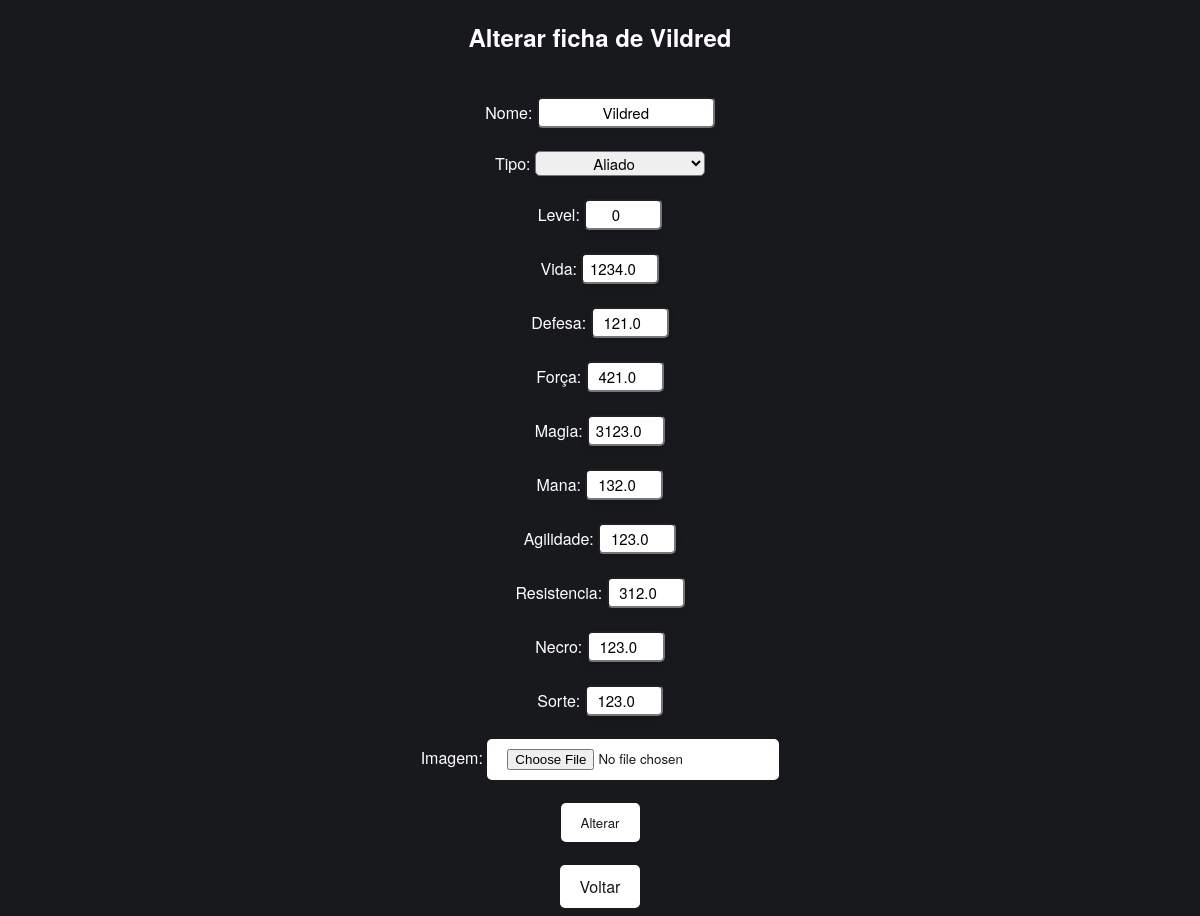
Screenshot of /master/atualizar/7 with the database file from the repository.
### Battle_Control/models.py (models this page shows, shortened)
class Personagem(models.Model):
    Tipo_Personagem = [
        ('Aliado', 'Aliado'),
        ('Inimigo', 'Inimigo'),
    ]
    nome = models.CharField(max_length=20)
    tipo = models.CharField(max_length=10, choices=Tipo_Personagem, default='Aliado')
    level = models.IntegerField(validators=[MinValueValidator(0), MaxValueValidator(999)])
    vida = models.DecimalField(max_digits=5, decimal_places=1)
    defesa = models.DecimalField(max_digits=5, decimal_places=1)
    armadura = models.DecimalField(max_digits=5, decimal_places=1)
    força = models.DecimalField(max_digits=5, decimal_places=1)
    magia = models.DecimalField(max_digits=5, decimal_places=1)
    mana = models.DecimalField(max_digits=5, decimal_places=1)
    agilidade = models.DecimalField(max_digits=5, decimal_places=1)
    resistencia = models.DecimalField(max_digits=5, decimal_places=1)
    necro = models.DecimalField(max_digits=5, decimal_places=1)
    sorte = models.DecimalField(max_digits=5, decimal_places=1)
    imagem = models.ImageField(upload_to='imagens/', null=True, blank=True)

### Battle_Control/views.py (the view)
# urls.py: path('atualizar/<int:pk>', update_view, name='atualizar'),
def update_view(request, pk):
    personagem = Personagem.objects.get(pk = pk)
    if request.method == 'GET':
        form = PersonagemForm(instance=personagem)
        return render(request, 'site/atualizar.html', {'personagem': personagem, 'form': form})
    if request.method == 'POST':
        form = PersonagemForm(request.POST, instance=personagem)
        if form.is_valid():
            form.save()
            return redirect('rpg:listar')

### Battle_Control/templates/site/atualizar.html (shortened to what this page needs)
<!DOCTYPE html>
<html lang="en">
<head>
</head>
<body>
    <h2>Alterar ficha de {{ personagem.nome }}</h2>
    <form class="form" action="{% url 'rpg:atualizar' personagem.id %}" method="post">
        {% for field in form %}
            <br>
            {{ field.label_tag }}
            {{ field }}
            <br>
        {% endfor %}
        <br>
        <button class="link" type="submit">Alterar</button>
    </form><br>
    <a class="link" href="{% url 'rpg:listar' %}">Voltar</a>
</body>
</html>

### Battle_Control/templates/site/atualizar.html (style rules this page uses)
body { background-color: #18191C; text-align: center; color: white; font-family: "Helvetica Neue", Arial, Helvetica, sans-serif; }
.link { font-family: "Helvetica Neue", Arial, Helvetica, sans-serif; background-color: white; color: #18191C; text-decoration: none; border: none; padding: 10px 20px; border-radius: 5px; display: inline-block; cursor: pointer; transition: 0.2s; }
.form { color: white; font-family: "Helvetica Neue", Arial, Helvetica, sans-serif; }
.form-number { font-family: "Helvetica Neue", Arial, Helvetica, sans-serif; width: 70px; text-align: center; height: 25px; border-radius: 5px; box-shadow: 0 4px 8px rgba(0,0,0,0.1); outline: none; transition: border-color 0.3s ease, box-shadow 0.3s ease;; font-size: 15px; }
.form-control { font-family: "Helvetica Neue", Arial, Helvetica, sans-serif; width: 170px; text-align: center; height: 25px; border-radius: 5px; box-shadow: 0 4px 8px rgba(0,0,0,0.1); outline: none; transition: border-color 0.3s ease, box-shadow 0.3s ease;; font-size: 15px; }
.form-button { font-family: "Helvetica Neue", Arial, Helvetica, sans-serif; background-color: white; color: #18191C; text-decoration: none; border: none; padding: 10px 20px; border-radius: 5px; display: inline-block; cursor: pointer; transition: 0.2s; }

### rows the page displays
Personagem: nome "Vildred", form "Vildred" "Aliado" "0" "1234.0" "121.0" "421.0" "3123.0" "132.0" "123.0" "312.0" "123.0" "123.0"

### other values shown
{{ field.label_tag }} "Nome:" "Tipo:" "Level:" "Vida:" "Defesa:" "Força:" "Magia:" "Mana:" "Agilidade:" "Resistencia:" "Necro:" "Sorte:" "Imagem:"
